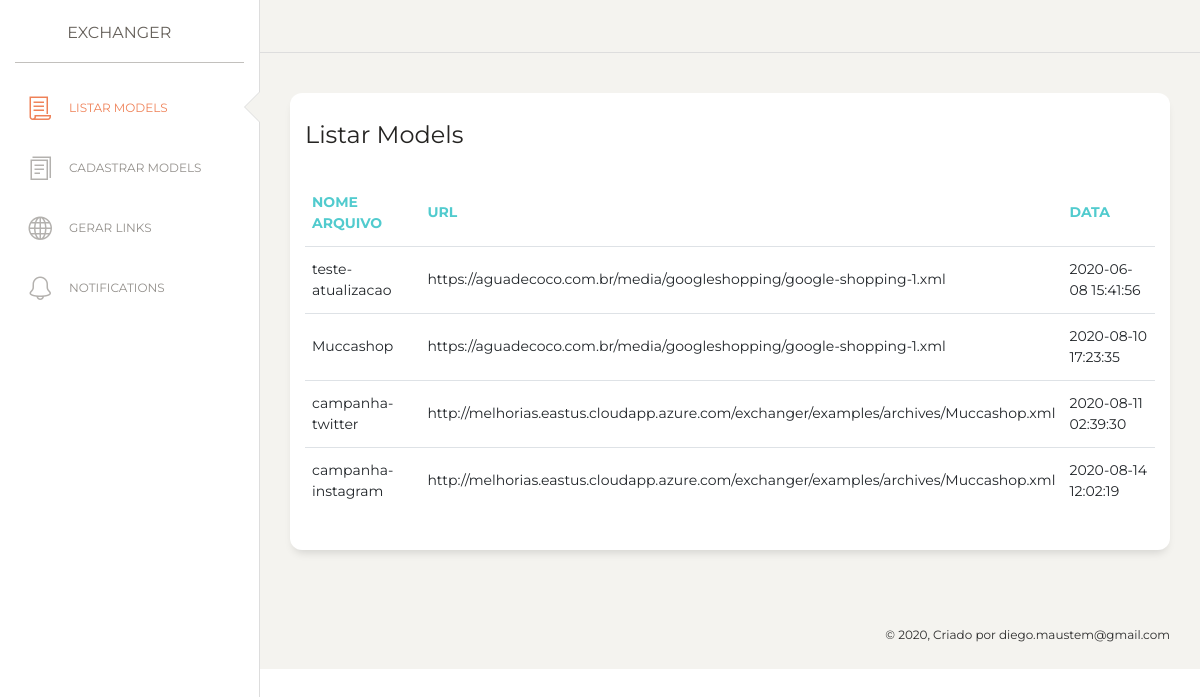
The page /examples/links.php on the database its author committed.
### tables this page shows
CREATE TABLE `urls` (
  `id` int(11) NOT NULL,
  `url` varchar(200) DEFAULT NULL,
  `datta` timestamp NOT NULL DEFAULT current_timestamp(),
  `nome_archive` varchar(40) DEFAULT NULL
);

### examples/links.php (the view, shortened to what this page needs)
<?php
include_once 'conection.php';
   $sql = $conn->prepare ("SELECT nome_archive, url, datta FROM urls ");
   $sql->execute();
?>
<!DOCTYPE html>
<html lang="en">
<head>
  <link href="https://maxcdn.bootstrapcdn.com/font-awesome/latest/css/font-awesome.min.css" rel="stylesheet">
  <link href="../assets/css/bootstrap.min.css" rel="stylesheet" />
  <link href="../assets/css/paper-dashboard.css?v=2.0.1" rel="stylesheet" />
  <link href="../assets/demo/demo.css" rel="stylesheet" />
</head>
<body class="">
  <div class="wrapper ">
    <div class="sidebar" data-color="white" data-active-color="danger">
      <div class="logo">
        <a href="https://www.creative-tim.com" class="simple-text logo-mini">
        </a>
         <a href="../index.php" class="simple-text logo-normal">
          Exchanger
        </a>
      </div>
      <div class="sidebar-wrapper">
        <ul class="nav">
          <li class="active ">
            <a href="listarmodels.php">
              <i class="nc-icon nc-paper"></i>
              <p>Listar Models</p>
            </a>
          </li>
          <li>
            <a href="cadastrarmodels.php">
              <i class="nc-icon nc-single-copy-04"></i>
              <p>Cadastrar Models</p>
            </a>
          </li>
          <li>
            <a href="gerarlink.php">
              <i class="nc-icon nc-globe"></i>
              <p>Gerar Links</p>
            </a>
          </li>
          <li>
            <a href="#">
              <i class="nc-icon nc-bell-55"></i>
              <p>Notifications</p>
            </a>
          </li>
        </ul>
      </div>
    </div>
    <div class="main-panel">
      <nav class="navbar navbar-expand-lg navbar-absolute fixed-top navbar-transparent">
        <div class="container-fluid">
          <div class="navbar-wrapper">
          </div>
        </div>
      </nav>
      <div class="content">
        <div class="row">
          <div class="col-md-12">
            <div class="card">
              <div class="card-header">
                <h4 class="card-title">Listar Models </h4>
              </div>
              <div class="card-body">
                <div class="table-responsive">
                  <table class="table">
                    <thead class=" text-primary">
                      <th>Nome Arquivo</th>
                      <th>Url</th>
                      <th>Data</th>
                    </thead>
                    <tbody>
                      <?php while($variavel=$sql->fetch(PDO::FETCH_ASSOC)){ ?>
                        <tr>
                          <td><?php echo $variavel["nome_archive"]?> </td>
                          <td><?php echo $variavel["url"]?></td>
                          <td><?php echo $variavel["datta"]?></td>
                        </tr>
                      <?php } ?>
                    </tbody>
                  </table>
                </div>
              </div>
            </div>
          </div>
        </div>
      </div>
      <footer class="footer footer-black  footer-white ">
        <div class="container-fluid">
          <div class="row">
            <div class="credits ml-auto">
              <span class="copyright">
                © , Criado por diego.maustem@gmail.com
              </span>
            </div>
          </div>
        </div>
      </footer>
    </div>
  </div>
</body>
</html>

### rows shown on the page
urls: nome_archive "teste-atualizacao", url "https://aguadecoco.com.br/media/googleshopping/google-shopping-1.xml", datta "2020-06-08 15:41:56"
urls: nome_archive "Muccashop", url "https://aguadecoco.com.br/media/googleshopping/google-shopping-1.xml", datta "2020-08-10 17:23:35"
urls: nome_archive "campanha-twitter", url "http://melhorias.eastus.cloudapp.azure.com/exchanger/examples/archives/Muccashop.xml", datta "2020-08-11 02:39:30"
urls: nome_archive "campanha-instagram", url "http://melhorias.eastus.cloudapp.azure.com/exchanger/examples/archives/Muccashop.xml", datta "2020-08-14 12:02:19"
